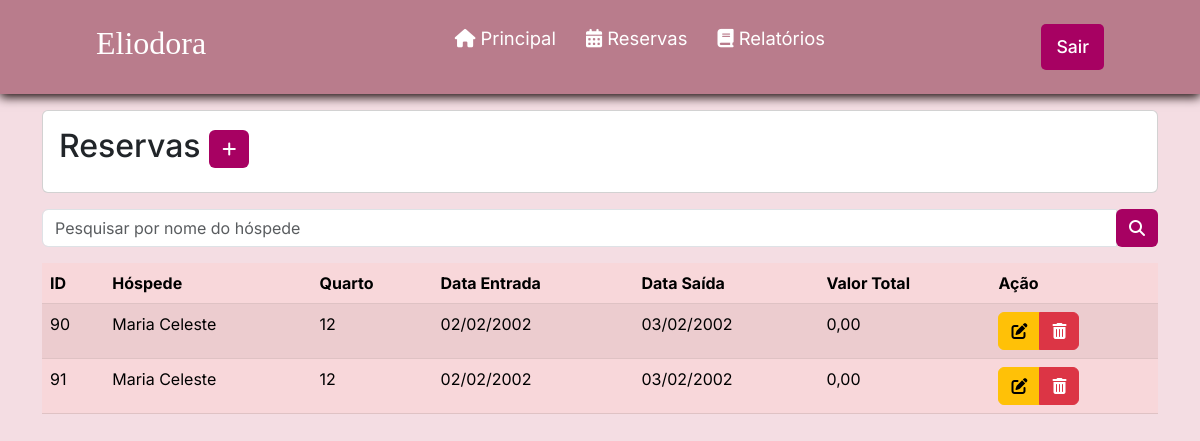
Page /listarReserva.php (signed in) on the earlier database version.
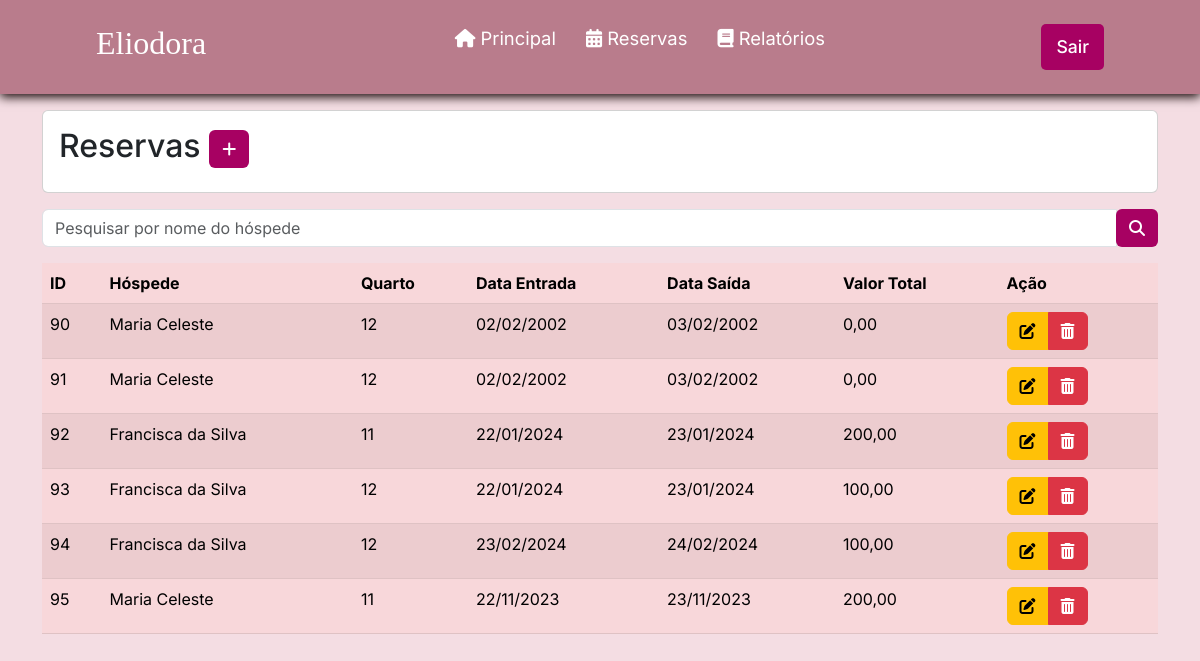
Same page on the later database version.
### tables this page shows
CREATE TABLE `reserva` (
  `id` int(11) NOT NULL,
  `status` int(11) NOT NULL DEFAULT 1,
  `dataEntrada` date NOT NULL,
  `dataSaida` date NOT NULL,
  `valorTotalReserva` double NOT NULL,
  `quantHospede` int(1) NOT NULL,
  `observacao` varchar(200) NOT NULL,
  `id_hospede` int(11) DEFAULT NULL,
  `id_quarto` int(11) DEFAULT NULL,
  `id_funcionario` int(11) DEFAULT NULL,
  `datacadastro` datetime NOT NULL DEFAULT current_timestamp()
);

CREATE TABLE `hospede` (
  `id` int(11) NOT NULL,
  `nome` varchar(100) NOT NULL,
  `cpf` varchar(15) NOT NULL,
  `dataNascimento` date NOT NULL,
  `genero` varchar(1) NOT NULL,
  `estado` varchar(100) NOT NULL,
  `cidade` varchar(100) NOT NULL,
  `bairro` varchar(100) NOT NULL,
  `endereco` varchar(100) NOT NULL,
  `numeroEndereco` int(11) NOT NULL,
  `cep` varchar(15) NOT NULL,
  `email` varchar(45) NOT NULL,
  `telefone` varchar(20) NOT NULL,
  `contatoEmergencia` varchar(20) NOT NULL
);

CREATE TABLE `quarto` (
  `id` int(11) NOT NULL,
  `status` varchar(3) NOT NULL,
  `numero` int(11) NOT NULL,
  `tipo` varchar(8) NOT NULL,
  `capacidade` int(45) NOT NULL,
  `valorDiaria` double(11,2) NOT NULL
);

### listarReserva.php (the view, shortened to what this page needs)
<?php
require_once("conexao.php");
$V_WHERE = " ";
$sql = "select reserva.*, hospede.nome as hospede_nome, quarto.numero as quarto_numero
 from reserva
 left join hospede on hospede.id = reserva.id_hospede
 left join quarto on quarto.id = reserva.id_quarto
 WHERE 1 = 1 " . $V_WHERE;
$resultado = mysqli_query($conexao, $sql);
?>
<?php require_once("cabecalho.php"); ?>
<div class="container">
  <div class="card mt-3 mb-3">
    <div class="card-body">
      <h2 class="card-title">Reservas
        <a href="cadastrarReserva.php" class="btn btn-sn" style="background-color: #a70162; color: #fff;"><i class="fa-solid fa-plus"></i>
        </a>
      </h2>
    </div>
  </div>
  <form method="post">
    <div class="input-group mb-3">
      <input type="text" name="hospede_nome" id="id_hospede" class="form-control" placeholder="Pesquisar por nome do hóspede" aria-label="Recipient's username" aria-describedby="basic-addon2">
      <div class="input-group-append">
        <button name="pesquisar" class="btn" style="background-color: #a70162; color: #fff;" type="submit"><i class="fa-solid fa-magnifying-glass"></i> </button>
  </form>
  </div>
  <div class="table-responsive">
    <table class="table table-danger table-striped">
      <thead>
        <tr>
          <th scope="col">ID</th>
          <th scope="col">Hóspede</th>
          <th scope="col">Quarto</th>
          <th scope="col">Data Entrada</th>
          <th scope="col">Data Saída</th>
          <th scope="col">Valor Total</th>
          <th scope="col">Ação</th>
        </tr>
      </thead>
      <tbody>
        <?php while ($linha = mysqli_fetch_array($resultado)) { ?>
          <tr>
            <td>
              <?= $linha['id'] ?>
            <td>
              <?= $linha['hospede_nome'] ?>
            </td>
            <td>
              <?= $linha['quarto_numero'] ?>
            </td>
            <td>
              <?= date('d/m/Y', strtotime($linha['dataEntrada'])) ?>
            </td>
            <td>
              <?php
              if (isset($linha['dataSaida'])) {
                echo date('d/m/Y', strtotime($linha['dataSaida']));
              }
              ?>
            </td>
            <td>
            <?= number_format($linha['valorTotalReserva'], 2, ',', '.') ?>
            </td>
            <td>
              <div class="btn-group">
                <a href="alterarReserva.php?id=<?= $linha['id'] ?>" class="btn btn-warning">
                  <i class="fa-solid fa-pen-to-square"></i>
                </a>
                <a href="listarReserva.php?id=<?= $linha['id'] ?>" class="btn btn-danger" onclick="return confirm('Confirma exclusão')">
                  <i class="fa-solid fa-trash-can"></i>
                </a>
              </div>
            </td>
          </tr>
        <?php } ?>
      </tbody>
    </table>
  </div>
</body>
</html>

Differences in the rows shown:
added reserva: id "92", id_hospede.nome "Francisca da Silva", id_quarto.numero "11", dataEntrada "22/01/2024", dataSaida "23/01/2024", valorTotalReserva "200,00"
added reserva: id "93", id_hospede.nome "Francisca da Silva", id_quarto.numero "12", dataEntrada "22/01/2024", dataSaida "23/01/2024", valorTotalReserva "100,00"
added reserva: id "94", id_hospede.nome "Francisca da Silva", id_quarto.numero "12", dataEntrada "23/02/2024", dataSaida "24/02/2024", valorTotalReserva "100,00"
added reserva: id "95", id_hospede.nome "Maria Celeste", id_quarto.numero "11", dataEntrada "22/11/2023", dataSaida "23/11/2023", valorTotalReserva "200,00"
